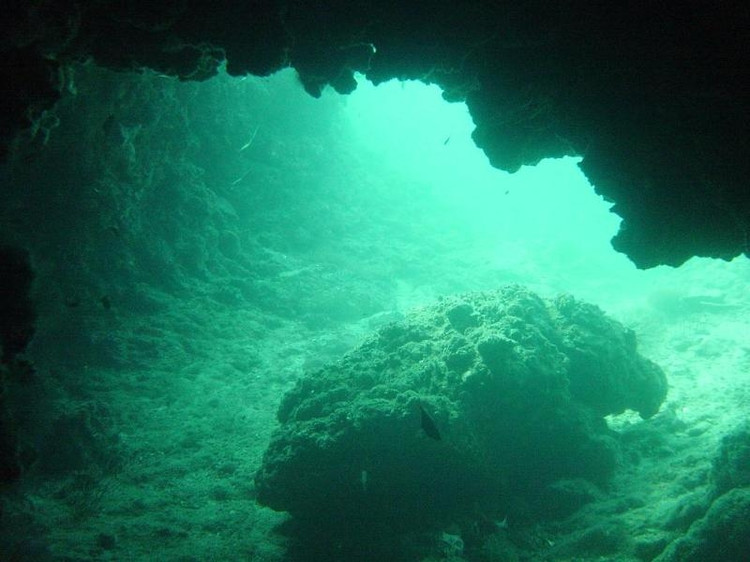
#> input picture TestImages/102_img_.png, 750 x 562 px, given in place of 8_img.jpg, which was not available
$ python main.py
#> lines starting #> are read from the running program, lines starting #| are printed output that depends on the picture; pictures that were not available may be replaced by others from this repository, and a replacement may not be noted
### red_channel_compensation.py
import cv2
import numpy as np

def red_channel_compensation(input_image, alpha, window_size):
    # Read the input image
#> called with input_image = '8_img.jpg', alpha = 0.5, window_size = 5
    img = cv2.imread(input_image)
#> img is the input picture: shape (562, 750, 3); mean B, G, R 91.7, 114.3, 30.3
    cv2.imshow("image", img)

    # Split the image into red, green, and blue channels
    b, g, r = cv2.split(img)
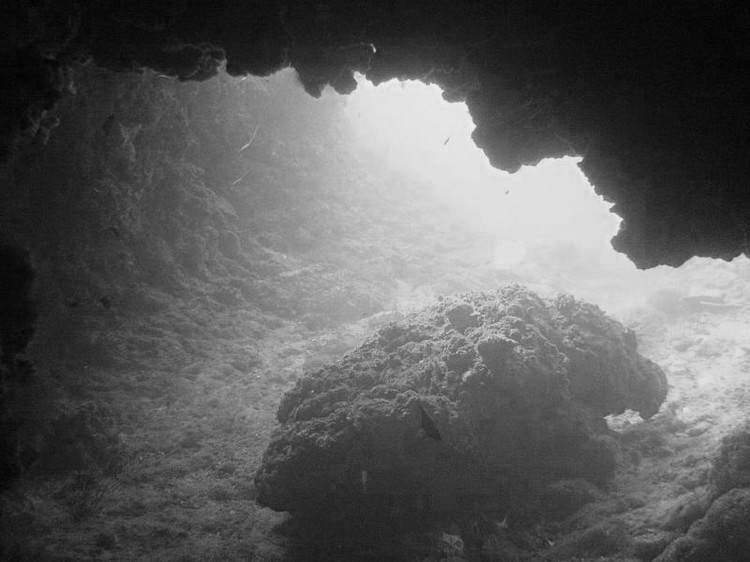
#> b: shape (562, 750); min 1, max 243, mean 91.7
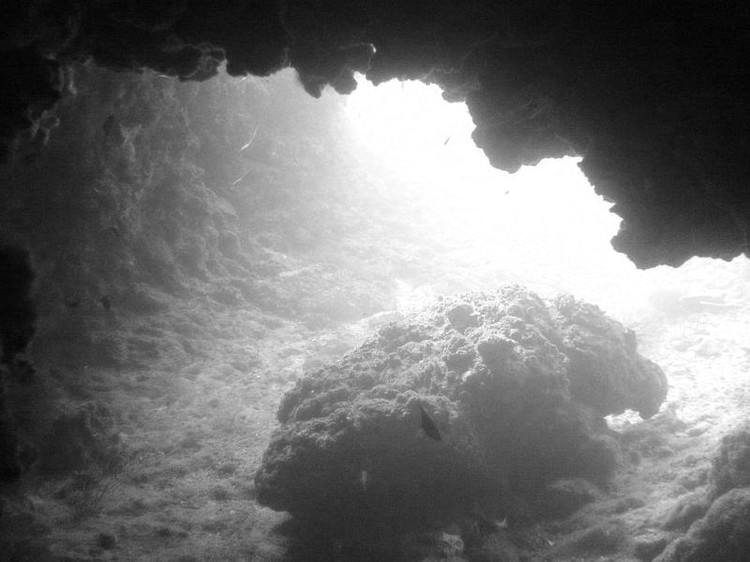
#> g: shape (562, 750); min 1, max 255, mean 114.3
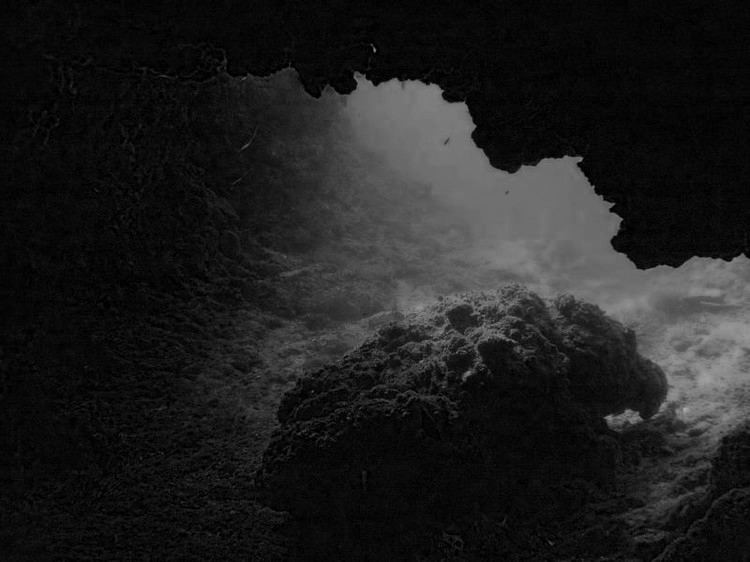
#> r: shape (562, 750); min 0, max 173, mean 30.3

    # Calculate the mean of green and blue channels using a window
    green_mean = cv2.blur(g, (window_size, window_size))
    blue_mean = cv2.blur(b, (window_size, window_size))

    # Perform the compensation for the red channel
    compensated_red = r + alpha * (green_mean - blue_mean)
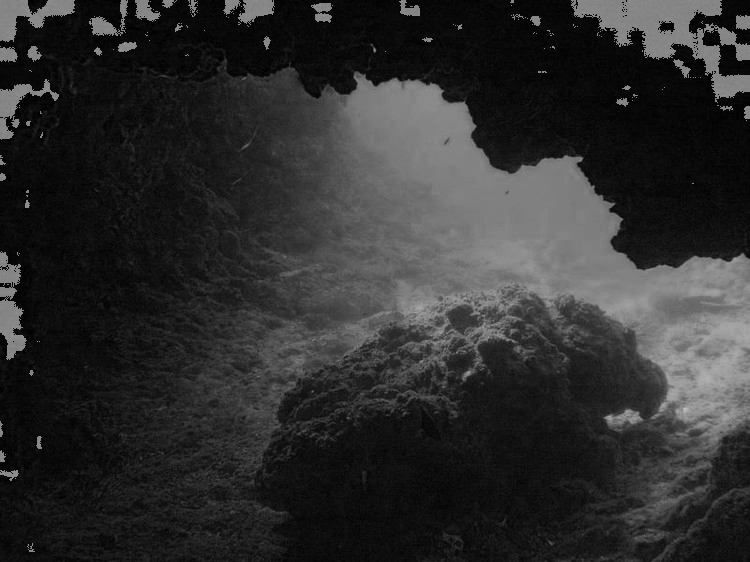
#> compensated_red: shape (562, 750) float64; min 0, max 192, mean 46.1

    # Merge the compensated channels back into an image
#> (the run stopped early here; a loop or call above may not have finished)

$ run again, on TestImages/107_img_.png
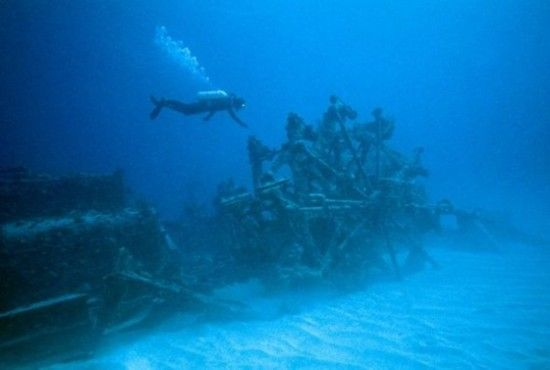
#> input picture TestImages/107_img_.png, 550 x 370 px, given in place of 8_img.jpg, which was not available
#> in red_channel_compensation, img is the input picture: shape (370, 550, 3); mean B, G, R 177.4, 113.9, 4.7
#> in red_channel_compensation, `b, g, r = cv2.split(img)`:
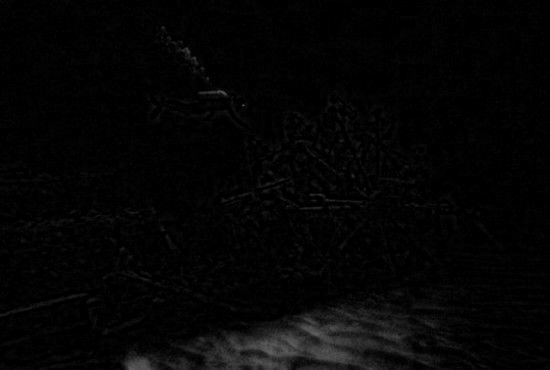
#> r: shape (370, 550); min 0, max 97, mean 4.7
#> in red_channel_compensation, `compensated_red = r + alpha * (green_mean - blue_mean)`:
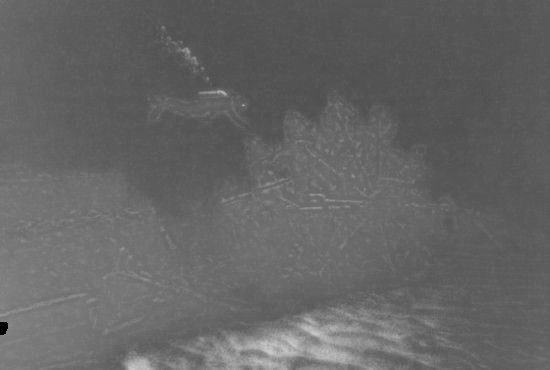
#> compensated_red: shape (370, 550) float64; min 0, max 203, mean 100.9
